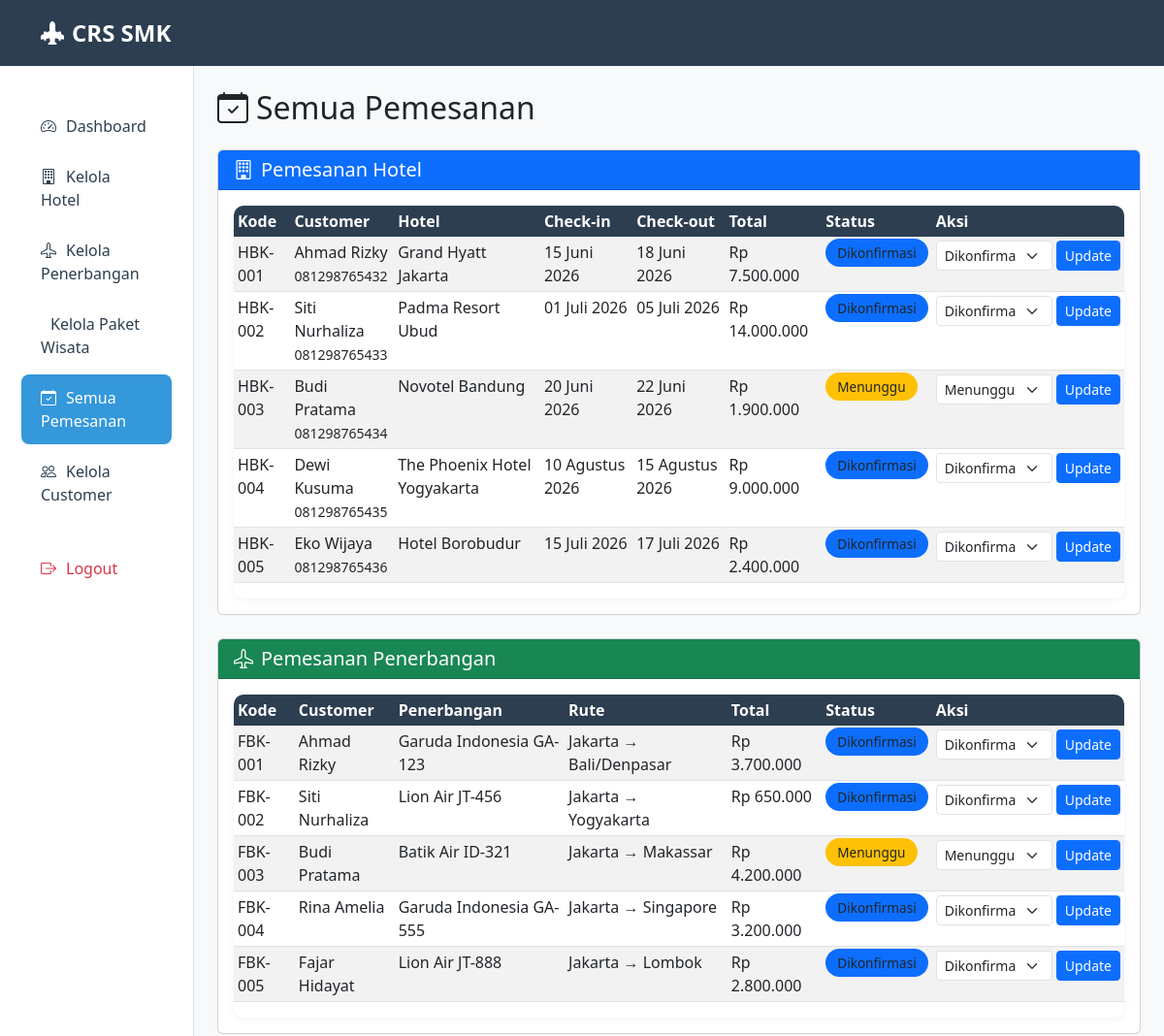
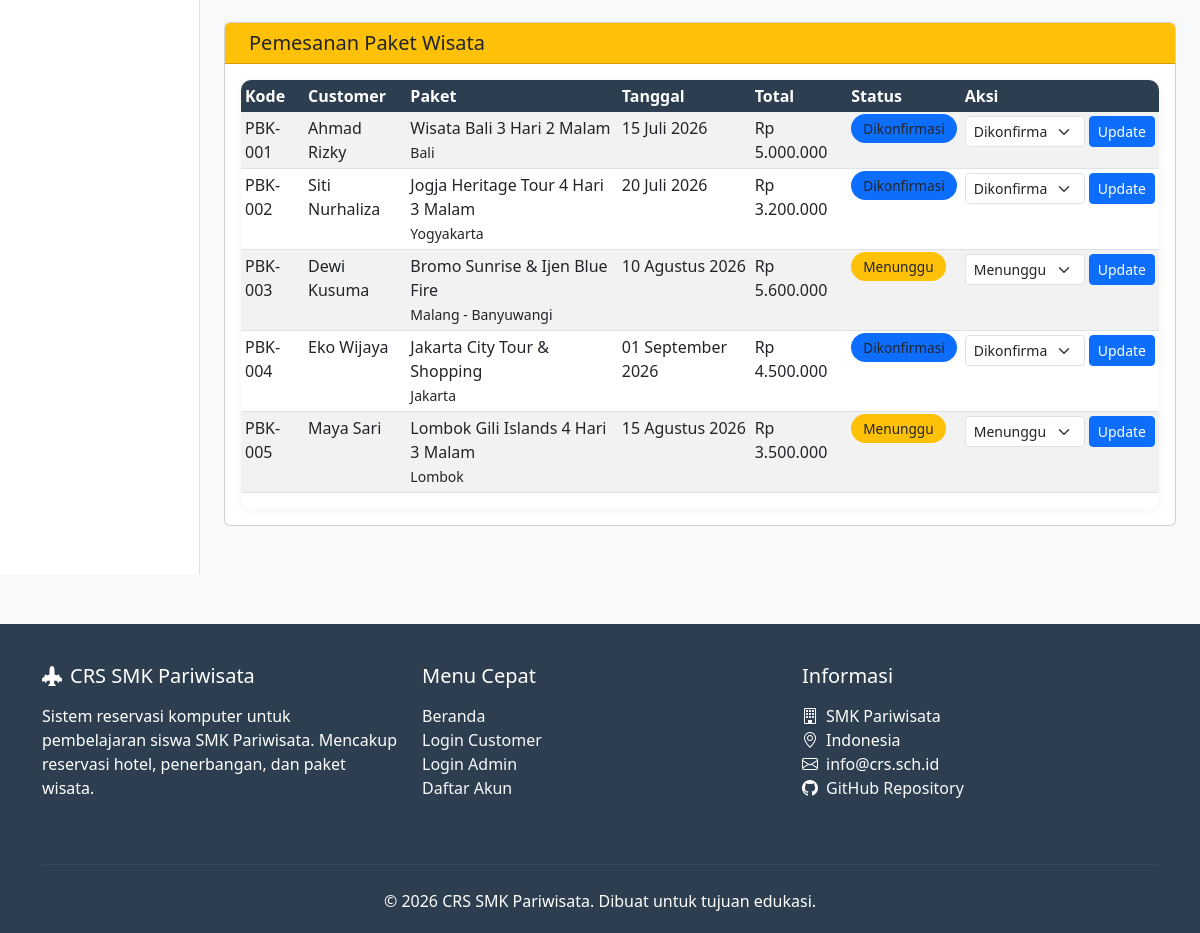
The app's page /admin/bookings.php (signed in) with its own data (2 pictures, top to bottom).
### tables this page shows
CREATE TABLE hotel_bookings (
    id INT AUTO_INCREMENT PRIMARY KEY,
    booking_code VARCHAR(20) NOT NULL UNIQUE,
    customer_id INT NOT NULL,
    hotel_id INT NOT NULL,
    room_id INT,
    check_in DATE NOT NULL,
    check_out DATE NOT NULL,
    nights INT NOT NULL,
    guests INT NOT NULL DEFAULT 1,
    guest_names TEXT,
    special_requests TEXT,
    total_price DECIMAL(12,2) NOT NULL,
    status ENUM('pending', 'confirmed', 'checked_in', 'checked_out', 'cancelled') DEFAULT 'pending',
    payment_status ENUM('unpaid', 'partial', 'paid', 'refunded') DEFAULT 'unpaid',
    payment_method ENUM('cash', 'transfer', 'credit_card', 'e_wallet') DEFAULT 'cash',
    created_at TIMESTAMP DEFAULT CURRENT_TIMESTAMP,
    updated_at TIMESTAMP DEFAULT CURRENT_TIMESTAMP ON UPDATE CURRENT_TIMESTAMP,
    FOREIGN KEY (customer_id) REFERENCES customers(id),
    FOREIGN KEY (hotel_id) REFERENCES hotels(id),
    FOREIGN KEY (room_id) REFERENCES hotel_rooms(id)
);

CREATE TABLE customers (
    id INT AUTO_INCREMENT PRIMARY KEY,
    username VARCHAR(50) NOT NULL UNIQUE,
    password VARCHAR(255) NOT NULL,
    full_name VARCHAR(100) NOT NULL,
    email VARCHAR(100) NOT NULL UNIQUE,
    phone VARCHAR(20),
    address TEXT,
    city VARCHAR(50),
    country VARCHAR(50) DEFAULT 'Indonesia',
    id_card_type ENUM('KTP', 'SIM', 'Passport', 'Kartu Pelajar') DEFAULT 'KTP',
    id_card_number VARCHAR(50),
    date_of_birth DATE,
    is_active TINYINT(1) DEFAULT 1,
    created_at TIMESTAMP DEFAULT CURRENT_TIMESTAMP,
    updated_at TIMESTAMP DEFAULT CURRENT_TIMESTAMP ON UPDATE CURRENT_TIMESTAMP
);

CREATE TABLE hotels (
    id INT AUTO_INCREMENT PRIMARY KEY,
    name VARCHAR(100) NOT NULL,
    description TEXT,
    location VARCHAR(100) NOT NULL,
    address TEXT,
    city VARCHAR(50) NOT NULL,
    country VARCHAR(50) DEFAULT 'Indonesia',
    star_rating INT CHECK (star_rating BETWEEN 1 AND 5),
    facilities TEXT,
    contact_phone VARCHAR(20),
    contact_email VARCHAR(100),
    image_url VARCHAR(255),
    price_per_night DECIMAL(12,2) NOT NULL,
    total_rooms INT NOT NULL DEFAULT 0,
    available_rooms INT NOT NULL DEFAULT 0,
    is_active TINYINT(1) DEFAULT 1,
    created_at TIMESTAMP DEFAULT CURRENT_TIMESTAMP,
    updated_at TIMESTAMP DEFAULT CURRENT_TIMESTAMP ON UPDATE CURRENT_TIMESTAMP
);

CREATE TABLE flight_bookings (
    id INT AUTO_INCREMENT PRIMARY KEY,
    booking_code VARCHAR(20) NOT NULL UNIQUE,
    customer_id INT NOT NULL,
    flight_id INT NOT NULL,
    passengers INT NOT NULL DEFAULT 1,
    passenger_details TEXT,
    seat_preference VARCHAR(50),
    meal_preference VARCHAR(50),
    total_price DECIMAL(12,2) NOT NULL,
    status ENUM('pending', 'confirmed', 'boarded', 'completed', 'cancelled') DEFAULT 'pending',
    payment_status ENUM('unpaid', 'partial', 'paid', 'refunded') DEFAULT 'unpaid',
    payment_method ENUM('cash', 'transfer', 'credit_card', 'e_wallet') DEFAULT 'cash',
    created_at TIMESTAMP DEFAULT CURRENT_TIMESTAMP,
    updated_at TIMESTAMP DEFAULT CURRENT_TIMESTAMP ON UPDATE CURRENT_TIMESTAMP,
    FOREIGN KEY (customer_id) REFERENCES customers(id),
    FOREIGN KEY (flight_id) REFERENCES flights(id)
);

CREATE TABLE flights (
    id INT AUTO_INCREMENT PRIMARY KEY,
    flight_number VARCHAR(20) NOT NULL UNIQUE,
    airline VARCHAR(50) NOT NULL,
    departure_city VARCHAR(50) NOT NULL,
    arrival_city VARCHAR(50) NOT NULL,
    departure_airport VARCHAR(100),
    arrival_airport VARCHAR(100),
    departure_time TIME NOT NULL,
    arrival_time TIME NOT NULL,
    flight_date DATE NOT NULL,
    return_date DATE,
    flight_type ENUM('one_way', 'round_trip') DEFAULT 'one_way',
    class_type ENUM('economy', 'business', 'first_class') DEFAULT 'economy',
    price DECIMAL(12,2) NOT NULL,
    total_seats INT NOT NULL DEFAULT 0,
    available_seats INT NOT NULL DEFAULT 0,
    baggage_allowance VARCHAR(50),
    facilities TEXT,
    is_active TINYINT(1) DEFAULT 1,
    created_at TIMESTAMP DEFAULT CURRENT_TIMESTAMP,
    updated_at TIMESTAMP DEFAULT CURRENT_TIMESTAMP ON UPDATE CURRENT_TIMESTAMP
);

CREATE TABLE package_bookings (
    id INT AUTO_INCREMENT PRIMARY KEY,
    booking_code VARCHAR(20) NOT NULL UNIQUE,
    customer_id INT NOT NULL,
    package_id INT NOT NULL,
    participants INT NOT NULL DEFAULT 1,
    participant_details TEXT,
    travel_date DATE NOT NULL,
    special_requests TEXT,
    total_price DECIMAL(12,2) NOT NULL,
    status ENUM('pending', 'confirmed', 'ongoing', 'completed', 'cancelled') DEFAULT 'pending',
    payment_status ENUM('unpaid', 'partial', 'paid', 'refunded') DEFAULT 'unpaid',
    payment_method ENUM('cash', 'transfer', 'credit_card', 'e_wallet') DEFAULT 'cash',
    created_at TIMESTAMP DEFAULT CURRENT_TIMESTAMP,
    updated_at TIMESTAMP DEFAULT CURRENT_TIMESTAMP ON UPDATE CURRENT_TIMESTAMP,
    FOREIGN KEY (customer_id) REFERENCES customers(id),
    FOREIGN KEY (package_id) REFERENCES tour_packages(id)
);

CREATE TABLE tour_packages (
    id INT AUTO_INCREMENT PRIMARY KEY,
    package_code VARCHAR(20) NOT NULL UNIQUE,
    name VARCHAR(100) NOT NULL,
    description TEXT,
    destination VARCHAR(100) NOT NULL,
    duration_days INT NOT NULL,
    duration_nights INT NOT NULL,
    itinerary TEXT,
    inclusions TEXT,
    exclusions TEXT,
    price_per_person DECIMAL(12,2) NOT NULL,
    max_participants INT DEFAULT 20,
    available_slots INT DEFAULT 20,
    start_date DATE,
    end_date DATE,
    meeting_point VARCHAR(255),
    guide_name VARCHAR(100),
    guide_phone VARCHAR(20),
    image_url VARCHAR(255),
    category ENUM('family', 'adventure', 'honeymoon', 'cultural', 'nature', 'educational') DEFAULT 'cultural',
    is_active TINYINT(1) DEFAULT 1,
    created_at TIMESTAMP DEFAULT CURRENT_TIMESTAMP,
    updated_at TIMESTAMP DEFAULT CURRENT_TIMESTAMP ON UPDATE CURRENT_TIMESTAMP
);

### admin/bookings.php (the view, shortened to what the rows shown need)
<?php
require_once '../includes/db_connect.php';
require_once '../includes/header.php';
$hotel_bookings = $conn->query("SELECT hb.*, h.name as hotel_name, c.full_name as customer_name, c.phone as customer_phone
    FROM hotel_bookings hb
    JOIN hotels h ON hb.hotel_id = h.id
    JOIN customers c ON hb.customer_id = c.id
    ORDER BY hb.created_at DESC");
$flight_bookings = $conn->query("SELECT fb.*, f.airline, f.flight_number, f.departure_city, f.arrival_city, c.full_name as customer_name
    FROM flight_bookings fb
    JOIN flights f ON fb.flight_id = f.id
    JOIN customers c ON fb.customer_id = c.id
    ORDER BY fb.created_at DESC");
$package_bookings = $conn->query("SELECT pb.*, tp.name as package_name, tp.destination, c.full_name as customer_name
    FROM package_bookings pb
    JOIN tour_packages tp ON pb.package_id = tp.id
    JOIN customers c ON pb.customer_id = c.id
    ORDER BY pb.created_at DESC");
?>
<div class="container-fluid">
    <div class="row">
        <main class="col-md-10 ms-sm-auto px-md-4 py-4">
            <h1 class="h2 mb-4"><i class="bi bi-calendar-check me-2"></i>Semua Pemesanan</h1>
            <div class="card mb-4">
                <div class="card-body">
                    <div class="table-responsive">
                        <table class="table table-striped table-sm">
                            <thead>
                                <tr>
                                    <th>Kode</th>
                                    <th>Customer</th>
                                    <th>Hotel</th>
                                    <th>Check-in</th>
                                    <th>Check-out</th>
                                    <th>Total</th>
                                    <th>Status</th>
                                    <th>Aksi</th>
                                </tr>
                            </thead>
                            <tbody>
                                <?php while($booking = $hotel_bookings->fetch_assoc()): ?>
                                <tr>
                                    <td><?php echo $booking['booking_code']; ?></td>
                                    <td><?php echo $booking['customer_name']; ?><br><small><?php echo $booking['customer_phone']; ?></small></td>
                                    <td><?php echo $booking['hotel_name']; ?></td>
                                    <td><?php echo formatDate($booking['check_in']); ?></td>
                                    <td><?php echo formatDate($booking['check_out']); ?></td>
                                    <td><?php echo formatRupiah($booking['total_price']); ?></td>
                                    <td>
                                        <span class="status-badge bg-<?php echo getStatusColor($booking['status']); ?>">
                                            <?php echo translateStatus($booking['status']); ?>
                                        </span>
                                    </td>
                                    <td>
                                        <form method="POST" action="" class="d-flex gap-1">
                                            <select name="status" class="form-select form-select-sm" style="width: 120px;">
                                                <option value="pending" <?php echo $booking['status'] == 'pending' ? 'selected' : ''; ?>>Menunggu</option>
                                                <option value="confirmed" <?php echo $booking['status'] == 'confirmed' ? 'selected' : ''; ?>>Dikonfirmasi</option>
                                            </select>
                                            <button type="submit" name="update_status" class="btn btn-sm btn-primary">Update</button>
                                        </form>
                                    </td>
                                </tr>
                                <?php endwhile; ?>
                            </tbody>
                        </table>
                    </div>
                </div>
            </div>
            <div class="card mb-4">
                <div class="card-body">
                    <div class="table-responsive">
                        <table class="table table-striped table-sm">
                            <thead>
                                <tr>
                                    <th>Kode</th>
                                    <th>Customer</th>
                                    <th>Penerbangan</th>
                                    <th>Rute</th>
                                    <th>Total</th>
                                    <th>Status</th>
                                    <th>Aksi</th>
                                </tr>
                            </thead>
                            <tbody>
                                <?php while($booking = $flight_bookings->fetch_assoc()): ?>
                                <tr>
                                    <td><?php echo $booking['booking_code']; ?></td>
                                    <td><?php echo $booking['customer_name']; ?></td>
                                    <td><?php echo $booking['airline']; ?> <?php echo $booking['flight_number']; ?></td>
                                    <td><?php echo $booking['departure_city']; ?> → <?php echo $booking['arrival_city']; ?></td>
                                    <td><?php echo formatRupiah($booking['total_price']); ?></td>
                                    <td>
                                        <span class="status-badge bg-<?php echo getStatusColor($booking['status']); ?>">
                                            <?php echo translateStatus($booking['status']); ?>
                                        </span>
                                    </td>
                                    <td>
                                        <form method="POST" action="" class="d-flex gap-1">
                                            <select name="status" class="form-select form-select-sm" style="width: 120px;">
                                                <option value="pending" <?php echo $booking['status'] == 'pending' ? 'selected' : ''; ?>>Menunggu</option>
                                                <option value="confirmed" <?php echo $booking['status'] == 'confirmed' ? 'selected' : ''; ?>>Dikonfirmasi</option>
                                            </select>
                                            <button type="submit" name="update_status" class="btn btn-sm btn-primary">Update</button>
                                        </form>
                                    </td>
                                </tr>
                                <?php endwhile; ?>
                            </tbody>
                        </table>
                    </div>
                </div>
            </div>
            <div class="card mb-4">
                <div class="card-body">
                    <div class="table-responsive">
                        <table class="table table-striped table-sm">
                            <thead>
                                <tr>
                                    <th>Kode</th>
                                    <th>Customer</th>
                                    <th>Paket</th>
                                    <th>Tanggal</th>
                                    <th>Total</th>
                                    <th>Status</th>
                                    <th>Aksi</th>
                                </tr>
                            </thead>
                            <tbody>
                                <?php while($booking = $package_bookings->fetch_assoc()): ?>
                                <tr>
                                    <td><?php echo $booking['booking_code']; ?></td>
                                    <td><?php echo $booking['customer_name']; ?></td>
                                    <td><?php echo $booking['package_name']; ?><br><small><?php echo $booking['destination']; ?></small></td>
                                    <td><?php echo formatDate($booking['travel_date']); ?></td>
                                    <td><?php echo formatRupiah($booking['total_price']); ?></td>
                                    <td>
                                        <span class="status-badge bg-<?php echo getStatusColor($booking['status']); ?>">
                                            <?php echo translateStatus($booking['status']); ?>
                                        </span>
                                    </td>
                                    <td>
                                        <form method="POST" action="" class="d-flex gap-1">
                                            <select name="status" class="form-select form-select-sm" style="width: 120px;">
                                                <option value="pending" <?php echo $booking['status'] == 'pending' ? 'selected' : ''; ?>>Menunggu</option>
                                                <option value="confirmed" <?php echo $booking['status'] == 'confirmed' ? 'selected' : ''; ?>>Dikonfirmasi</option>
                                            </select>
                                            <button type="submit" name="update_status" class="btn btn-sm btn-primary">Update</button>
                                        </form>
                                    </td>
                                </tr>
                                <?php endwhile; ?>
                            </tbody>
                        </table>
                    </div>
                </div>
            </div>
        </main>
    </div>
</div>
<?php require_once '../includes/footer.php'; ?>

### records on screen
hotel_bookings: booking_code "HBK-001", customer.full_name "Ahmad Rizky", customer.phone "081298765432", hotel.name "Grand Hyatt Jakarta", check_in "15 Juni 2026", check_out "18 Juni 2026", total_price "Rp 7.500.000", status "Dikonfirmasi"
hotel_bookings: booking_code "HBK-002", customer.full_name "Siti Nurhaliza", customer.phone "081298765433", hotel.name "Padma Resort Ubud", check_in "01 Juli 2026", check_out "05 Juli 2026", total_price "Rp 14.000.000", status "Dikonfirmasi"
hotel_bookings: booking_code "HBK-003", customer.full_name "Budi Pratama", customer.phone "081298765434", hotel.name "Novotel Bandung", check_in "20 Juni 2026", check_out "22 Juni 2026", total_price "Rp 1.900.000", status "Menunggu"
hotel_bookings: booking_code "HBK-004", customer.full_name "Dewi Kusuma", customer.phone "081298765435", hotel.name "The Phoenix Hotel Yogyakarta", check_in "10 Agustus 2026", check_out "15 Agustus 2026", total_price "Rp 9.000.000", status "Dikonfirmasi"
hotel_bookings: booking_code "HBK-005", customer.full_name "Eko Wijaya", customer.phone "081298765436", hotel.name "Hotel Borobudur", check_in "15 Juli 2026", check_out "17 Juli 2026", total_price "Rp 2.400.000", status "Dikonfirmasi"
flight_bookings: booking_code "FBK-001", customer.full_name "Ahmad Rizky", flight.airline "Garuda Indonesia", flight.flight_number "GA-123", flight.departure_city "Jakarta", flight.arrival_city "Bali/Denpasar", total_price "Rp 3.700.000", status "Dikonfirmasi"
flight_bookings: booking_code "FBK-002", customer.full_name "Siti Nurhaliza", flight.airline "Lion Air", flight.flight_number "JT-456", flight.departure_city "Jakarta", flight.arrival_city "Yogyakarta", total_price "Rp 650.000", status "Dikonfirmasi"
flight_bookings: booking_code "FBK-003", customer.full_name "Budi Pratama", flight.airline "Batik Air", flight.flight_number "ID-321", flight.departure_city "Jakarta", flight.arrival_city "Makassar", total_price "Rp 4.200.000", status "Menunggu"
flight_bookings: booking_code "FBK-004", customer.full_name "Rina Amelia", flight.airline "Garuda Indonesia", flight.flight_number "GA-555", flight.departure_city "Jakarta", flight.arrival_city "Singapore", total_price "Rp 3.200.000", status "Dikonfirmasi"
flight_bookings: booking_code "FBK-005", customer.full_name "Fajar Hidayat", flight.airline "Lion Air", flight.flight_number "JT-888", flight.departure_city "Jakarta", flight.arrival_city "Lombok", total_price "Rp 2.800.000", status "Dikonfirmasi"
package_bookings: booking_code "PBK-001", customer.full_name "Ahmad Rizky", package.name "Wisata Bali 3 Hari 2 Malam", package.destination "Bali", travel_date "15 Juli 2026", total_price "Rp 5.000.000", status "Dikonfirmasi"
package_bookings: booking_code "PBK-002", customer.full_name "Siti Nurhaliza", package.name "Jogja Heritage Tour 4 Hari 3 Malam", package.destination "Yogyakarta", travel_date "20 Juli 2026", total_price "Rp 3.200.000", status "Dikonfirmasi"
package_bookings: booking_code "PBK-003", customer.full_name "Dewi Kusuma", package.name "Bromo Sunrise & Ijen Blue Fire", package.destination "Malang - Banyuwangi", travel_date "10 Agustus 2026", total_price "Rp 5.600.000", status "Menunggu"
package_bookings: booking_code "PBK-004", customer.full_name "Eko Wijaya", package.name "Jakarta City Tour & Shopping", package.destination "Jakarta", travel_date "01 September 2026", total_price "Rp 4.500.000", status "Dikonfirmasi"
package_bookings: booking_code "PBK-005", customer.full_name "Maya Sari", package.name "Lombok Gili Islands 4 Hari 3 Malam", package.destination "Lombok", travel_date "15 Agustus 2026", total_price "Rp 3.500.000", status "Menunggu"
